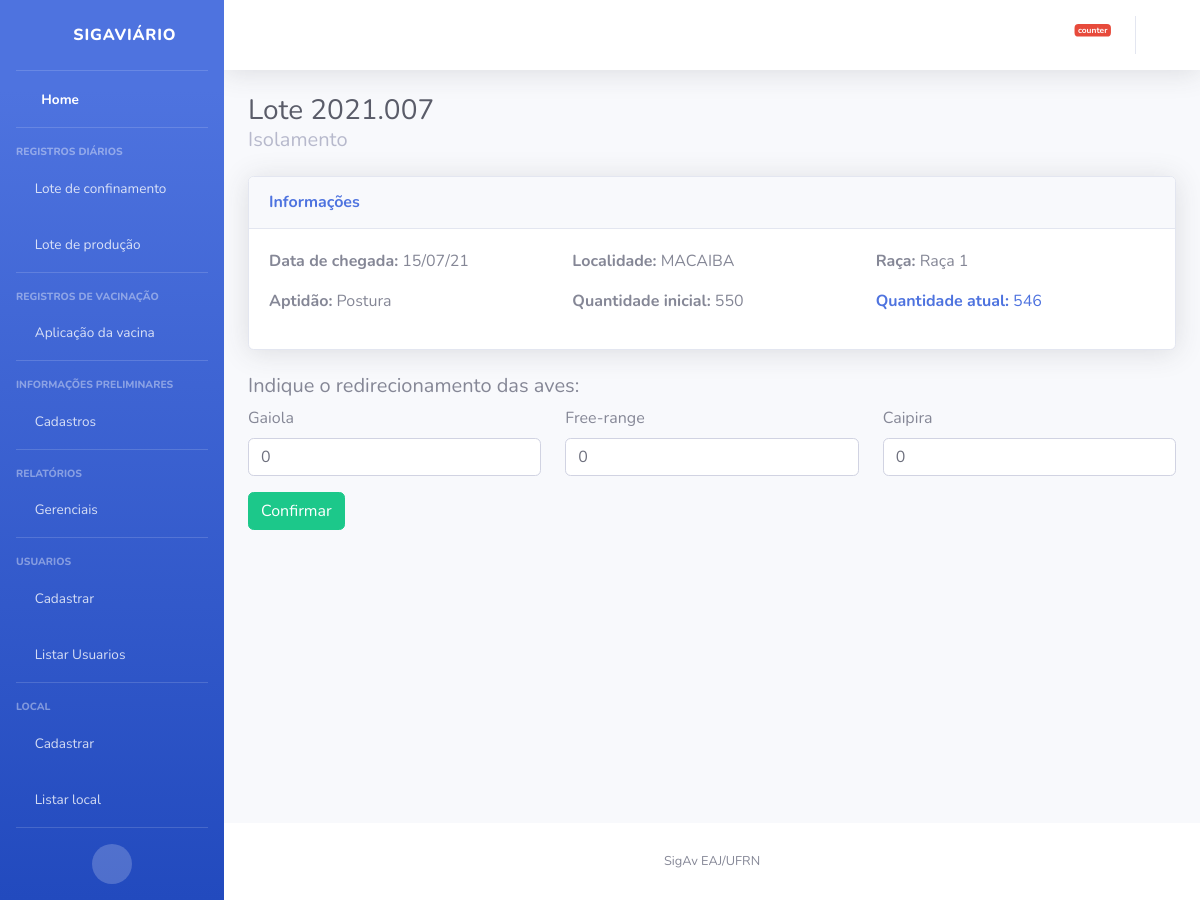
The app's page /producao/cadastrar/ with its own data.
### lote/models.py (models this page shows)
class Lote(models.Model):
    codigo = models.CharField(max_length=50, unique=True)
    aptidao = models.CharField(max_length=1, choices=APTIDAO, default='B')
    data_chegada = models.DateField(default=date.today)
    localidade = models.CharField(max_length=200)
    quantidade_aves_chegada = models.PositiveIntegerField()
    quantidade_aves_final = models.PositiveIntegerField(null=True, blank=True)
    raca = models.CharField(max_length=1, choices=RACA)
    status = models.CharField(max_length=1, choices=STATUS, default='A')
    def __str__(self):
        return self.codigo
    class Meta:
        ordering = ('status','data_chegada',)

### producao/views.py (the view)
# urls.py: path('cadastrar/', views.cadastrar, name='cadastrar'),
def cadastrar(request):
    lote_atual = buscar_lote_atual()
    if (request.method == "POST"):
        form = ProducaoForm(request.POST)
        if form.is_valid():
            gaiola = form.cleaned_data['gaiola']
            free_range = form.cleaned_data['free_range']
            caipira = form.cleaned_data['caipira']
            if gaiola > 0:
                fase_postura_gaiola = Fase_postura(
                    lote=lote_atual,
                    tipo_sistema = 'B',
                    data_chegada = date.today(),
                    quantidade_aves_chegada = gaiola,
                    quantidade_aves_final = gaiola
                )
                fase_postura_gaiola.save()
            if free_range > 0:
                fase_postura_free_range = Fase_postura(
                    lote=lote_atual,
                    tipo_sistema = 'A',
                    data_chegada = date.today(),
                    quantidade_aves_chegada = free_range,
                    quantidade_aves_final = free_range
                )
                fase_postura_free_range.save()
            if caipira > 0:
                fase_postura_caipira = Fase_postura(
                    lote=lote_atual,
                    tipo_sistema = 'C',
                    data_chegada = date.today(),
                    quantidade_aves_chegada = caipira,
                    quantidade_aves_final = caipira
                )
                fase_postura_caipira.save()
            lote_atual.status = "C"
            lote_atual.save()
            return redirect("producao:listar")
    else:
        form = ProducaoForm()
    informacoes = {
        'lote': lote_atual,
        'form': form
    }
    return render(request, "producao/cadastrar.html", informacoes)

### producao/forms.py (shortened to what this page needs)
class ProducaoForm(forms.Form):
    gaiola = forms.IntegerField(label='Gaiola', initial=0)
    free_range = forms.IntegerField(label='Free-range', initial=0)
    caipira = forms.IntegerField(label='Caipira', initial=0)

### producao/views.py (called while the page is built)
def buscar_lote_atual():
    if (len(Lote.objects.filter(Q(status="A") | Q(status="B"))) > 0):
        return Lote.objects.filter(Q(status="A") | Q(status="B"))[0]
    else:
        return None

### templates/producao/cadastrar.html (shortened to what this page needs)
{% extends "base.html" %}
{% load bootstrap4 %}
{% block titulo %}
  Lote {{lote}}
  <p class="m-0 h5 font-weight-regular text-gray-500">{{lote.get_status_display}}</p>
{% endblock %}
{% block conteudo %}
<div class="row">
    <div class="col">
      <div class="card shadow mb-4">
          <div class="card-header py-3">
              <h6 class="m-0 font-weight-bold text-primary">Informações</h6>
          </div>
          <div class="card-body">
            <div class="row">
              <div class="col-lg-4">
                <p><strong>Data de chegada:</strong> {{lote.data_chegada|date:"d/m/y"}}</p>
                <p><strong>Aptidão:</strong> {{lote.get_aptidao_display}}</p>
              </div>
              <div class="col-lg-4">
                <p><strong>Localidade:</strong> {{lote.localidade}}</p>
                <p><strong>Quantidade inicial:</strong> {{lote.quantidade_aves_chegada}}</p>
              </div>
              <div class="col-lg-4">
                <p><strong>Raça:</strong> {{lote.get_raca_display}}</p>
                <p style="color: #4e73df"><strong>Quantidade atual:</strong> {{lote.quantidade_aves_final}}</p>
              </div>
            </div>
          </div>
      </div>
    </div>
  </div>
  <h5>Indique o redirecionamento das aves:</h5>
  <form method="POST">
      <div class="row">
        <div class="col-lg-4">
          {% bootstrap_field form.gaiola %}
        </div>
        <div class="col-lg-4">
          {% bootstrap_field form.free_range %}
        </div>
        <div class="col-lg-4">
          {% bootstrap_field form.caipira %}
        </div>
      </div>
      <input type="submit" class="btn btn-success" value="Confirmar">
  </form>
{% endblock %}

### records on screen
Lote: codigo "2021.007", status "Isolamento", data_chegada "15/07/21", aptidao "Postura", localidade "MACAIBA", quantidade_aves_chegada "550", raca "Raça 1", quantidade_aves_final "546"
